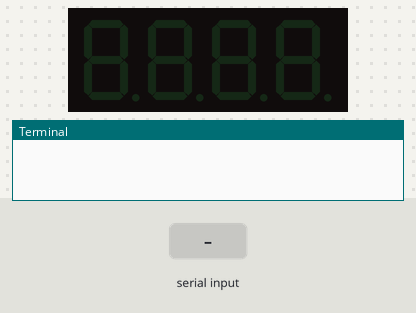
The program below on a simulated Raspberry Pi (BCM pin numbers). On the bench: 4-digit seven-segment display, the last lines printed to the terminal. The inputs (shaded band) are chosen by the test bench.

Above: at 1.2 s.
1.3 s: "1" typed at the terminal
At 1.7 s:
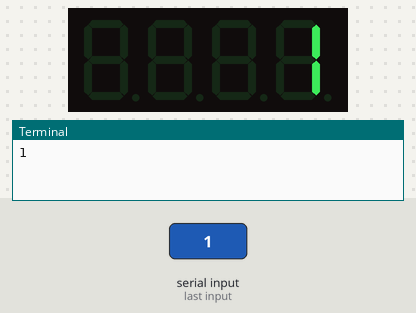
2.8 s: "0" typed at the terminal
At 4.0 s:
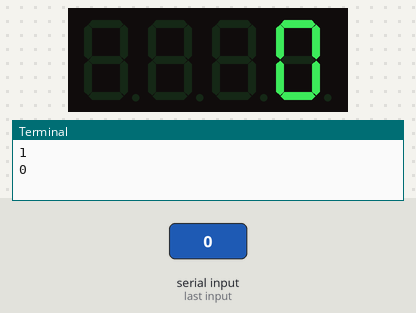
4.3 s: "2" typed at the terminal
At 5.1 s:
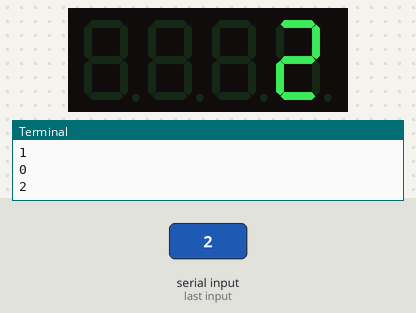
Timing chart, 0 to 7.3 s (numbered marks = the images above; inputs shaded):
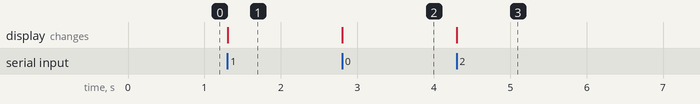

Measured:
- after the input at 1.3 s, the display: changes at once (image 1)
- after the input at 2.8 s, the display: changes at once (image 2)
- after the input at 4.3 s, the display: changes at once (image 3)

The program:

display.py
```python
import time
import os
import sys
from Adafruit_LED_Backpack import SevenSegment

display = SevenSegment.SevenSegment()
display.begin()

for line in sys.stdin:
    display.clear()
    display.print_number_str(line[:-1])
    display.write_display()
```
